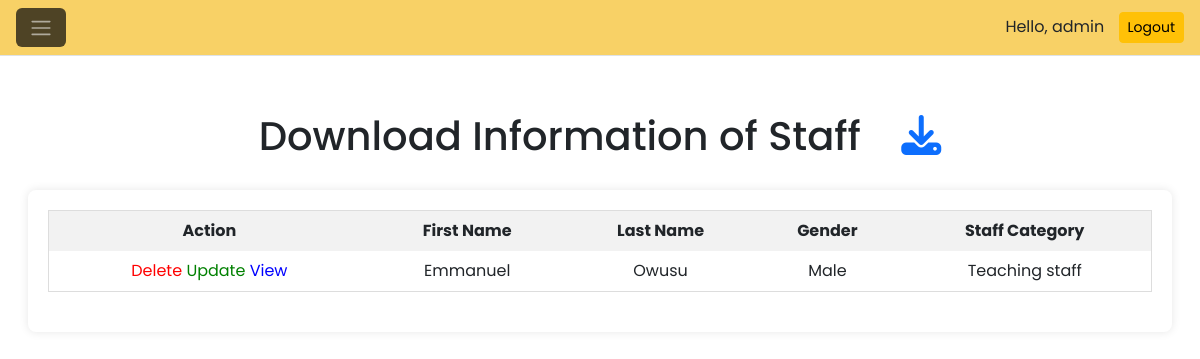
Page /ViewStaff/ (signed in) on the committed database.
### EduApp/models.py (models this page shows, shortened)
class Personal(models.Model):
    MALE = 'Male'
    FEMALE = 'Female'
    GENDER_CHOICES = [
        (MALE, 'Male'),
        (FEMALE, 'Female'),
    ]
    first_name = models.CharField(max_length=50)
    last_name = models.CharField(max_length=50)
    other_name = models.CharField(max_length=50, blank=True)
    emergency_contact_name = models.CharField(max_length=50, blank=True)
    date_of_birth = models.DateField(null=True)
    ghana_card_number = models.CharField(max_length=15, null=True, blank=True)
    gender = models.CharField(max_length=10, choices=GENDER_CHOICES)
    phone_number = models.CharField(max_length=10, null=True, blank=True)
    email = models.EmailField(max_length=254, null=True, blank=True)
    date_created = models.DateTimeField(auto_now_add=True)
    profile_pic = ResizedImageField(size=[600, 600], quality=85, null=True, blank=True)
    user = models.OneToOneField(User, on_delete=models.CASCADE, null=True, blank=True)

class Work(models.Model):
    TEACHING_STAFF = 'Teaching staff'
    NON_TEACHING_STAFF = 'Non teaching staff'
    STAFF_CATEGORY_CHOICES = [
        (TEACHING_STAFF, 'Teaching staff'),
        (NON_TEACHING_STAFF, 'Non teaching staff'),
    ]
    DIRECTOR = 'Director'
    HUMAN_RESOURCE_MANAGEMENT_DEVELOPMENT= 'Human Resource and Development'
    PLANNING_STATISTICS = 'Plannning and Statistics'
    FINANACE_ADMINISTRATION = 'Finance and Administration'
    TEACHING_LEARNING = 'Teaching and Learning'
    DEPARTMENT_CHOICES =[
        (DIRECTOR, 'Director' ),
        (HUMAN_RESOURCE_MANAGEMENT_DEVELOPMENT, 'Human Resource and Development' ),
        (PLANNING_STATISTICS, 'Plannning and Statistics'),
        (FINANACE_ADMINISTRATION, 'Finance and Administration' ),
        (TEACHING_LEARNING, 'Teaching and Learning')
    ]
    date_of_appointment = models.DateField(null=True, blank=True, help_text="Enter your date of current appointment")
    date_at_current_station = models.DateField(null=True, blank=True, help_text="Enter your date of current station")
    ssnit = models.CharField(max_length=10, null=True, blank=True)
    ntc_license_number = models.CharField(max_length=10, null=True, blank=True)
    rank = models.CharField(max_length=100, null=True, blank=True)
    date_promoted_to_rank =  models.DateField(null=True, blank=True, help_text="Enter your date of promotion")
    staff_category = models.CharField(max_length=20, choices=STAFF_CATEGORY_CHOICES)
    academics= models.CharField(max_length=100, null=True, blank=True)
    professional = models.CharField(max_length=100, null=True, blank=True)
    schedule = models.CharField(max_length=100, null=True, blank=True)
    department_category = models.CharField(max_length=50, choices=DEPARTMENT_CHOICES)
    personal = models.ForeignKey(Personal, on_delete=models. CASCADE)

### EduApp/decorators.py (the view)
    class WrappedView(AdminOnlyMixin, view_class):
        pass

### EduApp/templatetags/custom_tags.py (called while the page is built)
@register.simple_tag
def staff_category(personal_instance):
    try:
        work_instance = Work.objects.get(personal=personal_instance)
        return work_instance.staff_category
    except Work.DoesNotExist:
        return "N/A"

### EduApp/views.py (called while the page is built)
    def get_context_data(self, **kwargs):
        context = super().get_context_data(**kwargs)
        personals = Personal.objects.all()
        myFilter = PersonalFilter(self.request.GET, queryset=personals)
        filtered_personals = myFilter.qs
        total_males = filtered_personals.filter(gender='Male').count()
        total_females = filtered_personals.filter(gender='Female').count()
        context['total_males'] = total_males
        context['total_females'] = total_females
        context['personals'] = filtered_personals
        context['myFilter'] = myFilter
        return context

### templates/ViewStaff.html (shortened to what this page needs)
{% extends "navs/admin_nav.html" %}
{% load custom_tags %}
{% load crispy_forms_tags %}
{% load crispy_forms_tags %}
    {% block content %}
        <br>
        <br>
        {% if personals %}
           <h1 style="text-align: center;">
                Download Information of Staff
                <a style="margin-left: 30px;" href="{% url 'download_all_staff_excel' %}" target="_blank">
                    <i class="fa-solid fa-download"></i>
                </a>
            </h1>
            <div style="background-color: white; width: 100%; margin: auto; padding: 20px; box-shadow: 0 0 10px rgba(0, 0, 0, 0.1); margin-top: 30px; border-radius: 8px; overflow-x: auto;">
                <table style="width: 100%; border-collapse: collapse; text-align: center;">
                    <thead>
                        <tr>
                            <th style="padding: 8px;">Action</th>
                            <th style="padding: 8px;">First Name</th>
                            <th style="padding: 8px;">Last Name</th>
                            <th style="padding: 8px;">Gender</th>
                            <th style="padding: 8px;">Staff Category</th>
                        </tr>
                    </thead>
                    <tbody>
                        {% for i in personals %}
                            {% if not i.user.is_staff %}
                                <tr {% if i.user.is_staff %}style="background-color: #f0f8ff;"{% endif %}>
                                    <td style="padding: 8px;">
                                        <a style="color: red;" href="{% url 'delete' pk=i.id %}">Delete</a>
                                        <a style="color: green;" href="{% url 'update_staff' pk=i.id %}">Update</a>
                                        <a style="color: blue;" href="{% url 'staff_detail' pk_test=i.id %}">View</a>
                                    </td>
                                    <td style="padding: 8px;">{{ i.first_name }}</td>
                                    <td style="padding: 8px;">{{ i.last_name }}</td>
                                    <td style="padding: 8px;">{{ i.gender }}</td>
                                    <td style="padding: 8px;">{% staff_category i %}</td>
                                </tr>
                            {% endif %}
                        {% endfor %}
                    </tbody>
                </table>
            </div>
        {% else %}s
            <div style="text-align: center; margin-top: 30px;">
                <p>No staff information to show.</p>
            </div>
        {% endif %}
    {% endblock content %}

### templates/navs/admin_nav.html (shortened to what this page needs)
{% load crispy_forms_tags %}
{% load custom_tags %}
{% load static %}
<!DOCTYPE html>
<html lang="en">
<head>
    <link rel="stylesheet" href="{% static 'css/status.css' %}">
    <link rel="stylesheet" href="https://cdn.jsdelivr.net/npm/bootstrap@5.3.2/dist/css/bootstrap.min.css">
</head>
<body>
    <div class="wrapper">
        <div class="main">
            <nav class="navbar navbar-expand px-3 border-bottom" style="background-color: #f8d166;">
                {% if user.is_authenticated %}
                    <button class="btn" type="button" data-bs-theme="dark" style="background-color:rgba(12, 12, 12, 0.717);">
                        <span class="navbar-toggler-icon"></span>
                    </button>
                {% endif %}
                <div class="ms-auto" id="navbarRight">
                    {% if request.user.is_authenticated %}
                        <span id="helloAdmin" style="margin-right: 10px;">Hello, {{ request.user.username }}</span>
                        <span><a href="{% url 'logout' %}" class="btn btn-sm btn-warning" id="logoutBtn">Logout</a></span>
                    {% else %}
                        <span><a href="{% url 'login' %}" class="btn btn-sm btn-primary">Login</a></span>
                    {% endif %}
                </div>
            </nav>
            <main class="content px-3 py-2">
                <div class="container-fluid">
                    <div class="mb-3">
                        {% block content %}
                        {% endblock content %}
                    </div>
                </div>
            </main>
        </div>
    </div>
</body>
</html>

### static/css/status.css (style rules this page uses)
body { font-family: Arial, sans-serif; margin: 20px; }
table { width: 100%; border-collapse: collapse; margin-bottom: 20px; }
table, th, td { border: 1px solid #ddd; text-align: center; }
th, td { padding: 12px; text-align: center; }
th { background-color: #f2f2f2; }

### templates/navs/admin_nav.html (style rules this page uses)
body { font-family: 'Poppins', sans-serif; margin: 0; }
a { cursor: pointer; text-decoration: none; font-family: 'Poppins', sans-serif; }
.wrapper { align-items: stretch; display: flex; width: 100%; }
.main { display: flex; flex-direction: column; min-height: 100vh; width: 100%; overflow: hidden; transition: all 0.35s ease-in-out; }
.content { flex: 1; max-width: 100vw; width: 100vw; }
@media (min-width:768px) { .content { width: auto; } }

### rows in the picture
Personal: first_name "Emmanuel", last_name "Owusu", gender "Male", id.staff_category "Teaching staff"

### other values in the picture
{{ request.user.username }} "admin"
